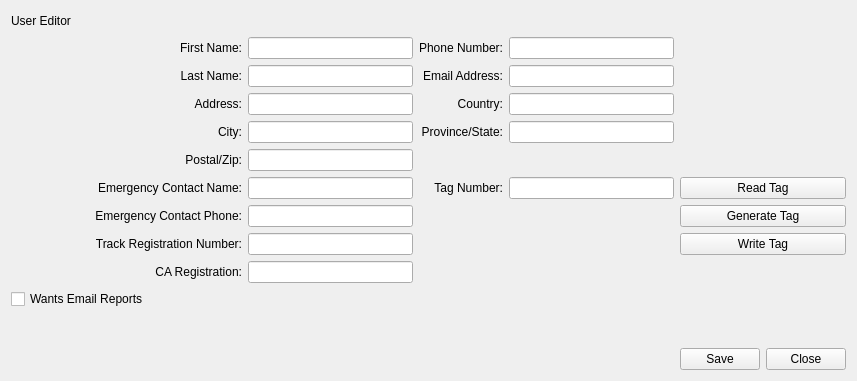
<?xml version="1.0" encoding="UTF-8"?>
<ui version="4.0">
 <class>CUserEditor</class>
 <widget class="QWidget" name="CUserEditor">
  <property name="windowModality">
   <enum>Qt::WindowModal</enum>
  </property>
  <property name="geometry">
   <rect>
    <x>0</x>
    <y>0</y>
    <width>857</width>
    <height>381</height>
   </rect>
  </property>
  <property name="windowTitle">
   <string>Preferences</string>
  </property>
  <layout class="QGridLayout" name="gridLayout">
   <item row="0" column="0">
    <widget class="QLabel" name="label">
     <property name="text">
      <string>User Editor</string>
     </property>
    </widget>
   </item>
   <item row="0" column="1">
    <spacer name="horizontalSpacer">
     <property name="orientation">
      <enum>Qt::Horizontal</enum>
     </property>
     <property name="sizeHint" stdset="0">
      <size>
       <width>40</width>
       <height>20</height>
      </size>
     </property>
    </spacer>
   </item>
   <item row="1" column="0" colspan="2">
    <widget class="QLabel" name="label_2">
     <property name="text">
      <string>First Name:</string>
     </property>
     <property name="alignment">
      <set>Qt::AlignRight|Qt::AlignTrailing|Qt::AlignVCenter</set>
     </property>
    </widget>
   </item>
   <item row="1" column="2">
    <widget class="QLineEdit" name="firstNameLineEdit"/>
   </item>
   <item row="1" column="3">
    <widget class="QLabel" name="label_3">
     <property name="text">
      <string>Phone Number:</string>
     </property>
     <property name="alignment">
      <set>Qt::AlignRight|Qt::AlignTrailing|Qt::AlignVCenter</set>
     </property>
    </widget>
   </item>
   <item row="1" column="4">
    <widget class="QLineEdit" name="phoneNumberLineEdit"/>
   </item>
   <item row="2" column="0" colspan="2">
    <widget class="QLabel" name="label_4">
     <property name="text">
      <string>Last Name:</string>
     </property>
     <property name="alignment">
      <set>Qt::AlignRight|Qt::AlignTrailing|Qt::AlignVCenter</set>
     </property>
    </widget>
   </item>
   <item row="2" column="2">
    <widget class="QLineEdit" name="lastNameLineEdit"/>
   </item>
   <item row="2" column="3">
    <widget class="QLabel" name="label_5">
     <property name="text">
      <string>Email Address:</string>
     </property>
     <property name="alignment">
      <set>Qt::AlignRight|Qt::AlignTrailing|Qt::AlignVCenter</set>
     </property>
    </widget>
   </item>
   <item row="2" column="4">
    <widget class="QLineEdit" name="emailAddressLineEdit"/>
   </item>
   <item row="3" column="0" colspan="2">
    <widget class="QLabel" name="label_6">
     <property name="text">
      <string>Address:</string>
     </property>
     <property name="alignment">
      <set>Qt::AlignRight|Qt::AlignTrailing|Qt::AlignVCenter</set>
     </property>
    </widget>
   </item>
   <item row="3" column="2">
    <widget class="QLineEdit" name="addressLineEdit"/>
   </item>
   <item row="3" column="3">
    <widget class="QLabel" name="label_7">
     <property name="text">
      <string>Country:</string>
     </property>
     <property name="alignment">
      <set>Qt::AlignRight|Qt::AlignTrailing|Qt::AlignVCenter</set>
     </property>
    </widget>
   </item>
   <item row="3" column="4">
    <widget class="QLineEdit" name="countryLineEdit"/>
   </item>
   <item row="4" column="0" colspan="2">
    <widget class="QLabel" name="label_8">
     <property name="text">
      <string>City:</string>
     </property>
     <property name="alignment">
      <set>Qt::AlignRight|Qt::AlignTrailing|Qt::AlignVCenter</set>
     </property>
    </widget>
   </item>
   <item row="4" column="2">
    <widget class="QLineEdit" name="cityLineEdit"/>
   </item>
   <item row="4" column="3">
    <widget class="QLabel" name="label_9">
     <property name="text">
      <string>Province/State:</string>
     </property>
     <property name="alignment">
      <set>Qt::AlignRight|Qt::AlignTrailing|Qt::AlignVCenter</set>
     </property>
    </widget>
   </item>
   <item row="4" column="4">
    <widget class="QLineEdit" name="provinceStateLineEdit"/>
   </item>
   <item row="5" column="0" colspan="2">
    <widget class="QLabel" name="label_10">
     <property name="text">
      <string>Postal/Zip:</string>
     </property>
     <property name="alignment">
      <set>Qt::AlignRight|Qt::AlignTrailing|Qt::AlignVCenter</set>
     </property>
    </widget>
   </item>
   <item row="5" column="2">
    <widget class="QLineEdit" name="postalZipLineEdit"/>
   </item>
   <item row="6" column="0" colspan="2">
    <widget class="QLabel" name="label_12">
     <property name="text">
      <string>Emergency Contact Name:</string>
     </property>
     <property name="alignment">
      <set>Qt::AlignRight|Qt::AlignTrailing|Qt::AlignVCenter</set>
     </property>
    </widget>
   </item>
   <item row="6" column="2">
    <widget class="QLineEdit" name="emergencyContactNameLineEdit"/>
   </item>
   <item row="6" column="3">
    <widget class="QLabel" name="label_11">
     <property name="text">
      <string>Tag Number:</string>
     </property>
     <property name="alignment">
      <set>Qt::AlignRight|Qt::AlignTrailing|Qt::AlignVCenter</set>
     </property>
    </widget>
   </item>
   <item row="6" column="4">
    <widget class="QLineEdit" name="tagIdLineEdit"/>
   </item>
   <item row="6" column="5" colspan="2">
    <widget class="QPushButton" name="readPushButton">
     <property name="text">
      <string>Read Tag</string>
     </property>
    </widget>
   </item>
   <item row="7" column="0" colspan="2">
    <widget class="QLabel" name="label_14">
     <property name="text">
      <string>Emergency Contact Phone:</string>
     </property>
     <property name="alignment">
      <set>Qt::AlignRight|Qt::AlignTrailing|Qt::AlignVCenter</set>
     </property>
    </widget>
   </item>
   <item row="7" column="2">
    <widget class="QLineEdit" name="emergencyContactPhoneLineEdit"/>
   </item>
   <item row="7" column="5" colspan="2">
    <widget class="QPushButton" name="generatePushButton">
     <property name="text">
      <string>Generate Tag</string>
     </property>
    </widget>
   </item>
   <item row="8" column="0" colspan="2">
    <widget class="QLabel" name="label_16">
     <property name="text">
      <string>Track Registration Number:</string>
     </property>
     <property name="alignment">
      <set>Qt::AlignRight|Qt::AlignTrailing|Qt::AlignVCenter</set>
     </property>
    </widget>
   </item>
   <item row="8" column="2">
    <widget class="QLineEdit" name="trackRegistrationLineEdit"/>
   </item>
   <item row="8" column="5" colspan="2">
    <widget class="QPushButton" name="writePushButton">
     <property name="text">
      <string>Write Tag</string>
     </property>
    </widget>
   </item>
   <item row="9" column="0" colspan="2">
    <widget class="QLabel" name="label_18">
     <property name="text">
      <string>CA Registration:</string>
     </property>
     <property name="alignment">
      <set>Qt::AlignRight|Qt::AlignTrailing|Qt::AlignVCenter</set>
     </property>
    </widget>
   </item>
   <item row="9" column="2">
    <widget class="QLineEdit" name="cARegistrationLineEdit"/>
   </item>
   <item row="10" column="0" colspan="3">
    <widget class="QCheckBox" name="wantsEmailReportsCheckBox">
     <property name="text">
      <string>Wants Email Reports</string>
     </property>
    </widget>
   </item>
   <item row="11" column="3">
    <spacer name="verticalSpacer">
     <property name="orientation">
      <enum>Qt::Vertical</enum>
     </property>
     <property name="sizeHint" stdset="0">
      <size>
       <width>20</width>
       <height>17</height>
      </size>
     </property>
    </spacer>
   </item>
   <item row="12" column="0" colspan="5">
    <spacer name="horizontalSpacer_2">
     <property name="orientation">
      <enum>Qt::Horizontal</enum>
     </property>
     <property name="sizeHint" stdset="0">
      <size>
       <width>664</width>
       <height>20</height>
      </size>
     </property>
    </spacer>
   </item>
   <item row="12" column="5">
    <widget class="QPushButton" name="pushButton_2">
     <property name="text">
      <string>Save</string>
     </property>
    </widget>
   </item>
   <item row="12" column="6">
    <widget class="QPushButton" name="pushButton">
     <property name="text">
      <string>Close</string>
     </property>
    </widget>
   </item>
  </layout>
 </widget>
 <resources/>
 <connections/>
</ui>
